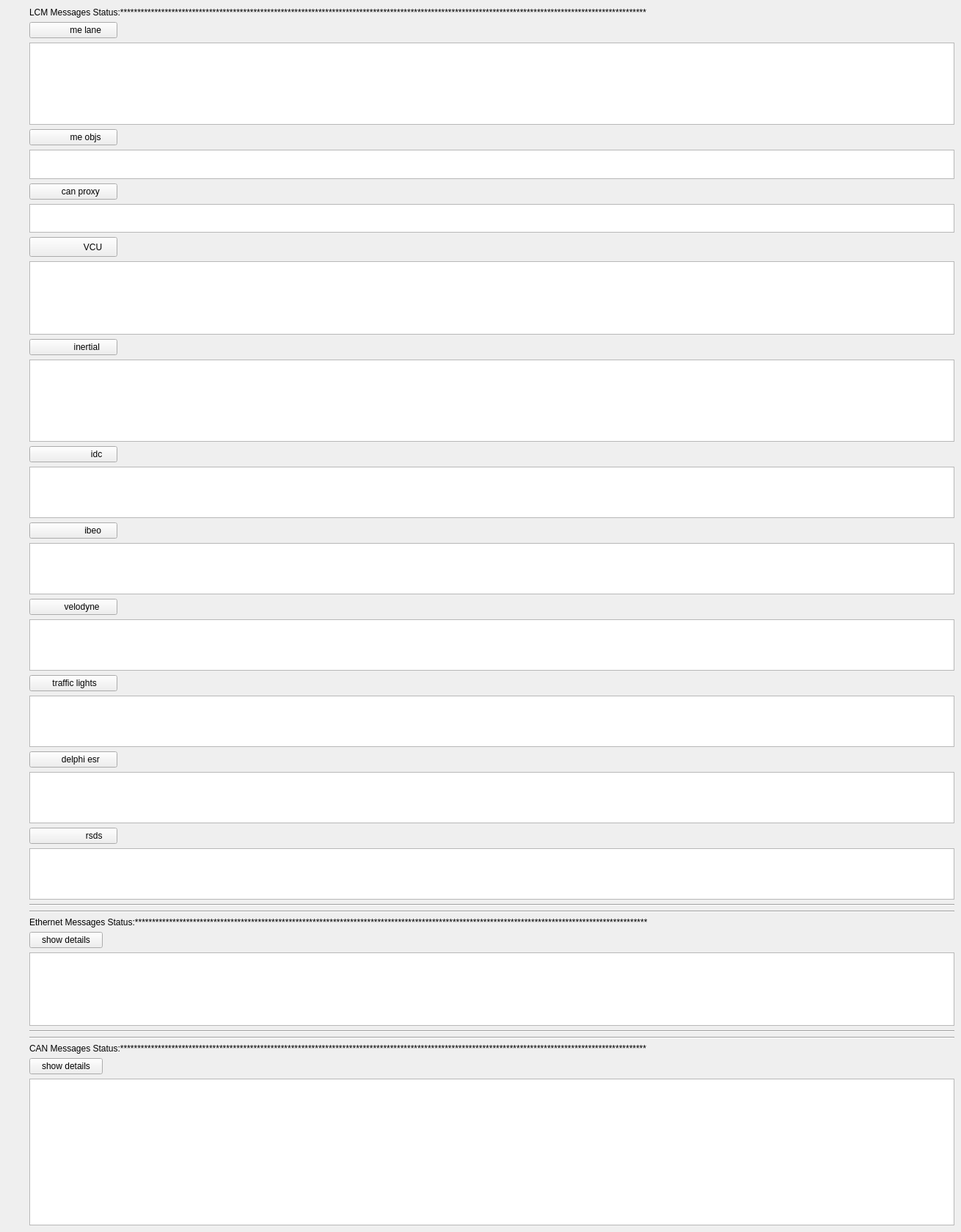
      <widget class="QWidget" name="tab_2">
       <attribute name="title">
        <string>System Status</string>
       </attribute>
       <widget class="QWidget" name="gridLayoutWidget_2">
        <property name="geometry">
         <rect>
          <x>40</x>
          <y>10</y>
          <width>1261</width>
          <height>1660</height>
         </rect>
        </property>
        <layout class="QGridLayout" name="gridLayout_5">
         <item row="7" column="0" colspan="2">
          <layout class="QHBoxLayout" name="horizontalLayout_12">
           <item>
            <widget class="QTableView" name="tableView_ethernet">
             <property name="minimumSize">
              <size>
               <width>1250</width>
               <height>100</height>
              </size>
             </property>
             <property name="maximumSize">
              <size>
               <width>2000</width>
               <height>100</height>
              </size>
             </property>
            </widget>
           </item>
          </layout>
         </item>
         <item row="8" column="0" colspan="2">
          <widget class="Line" name="line_5">
           <property name="orientation">
            <enum>Qt::Horizontal</enum>
           </property>
          </widget>
         </item>
         <item row="12" column="0" colspan="2">
          <widget class="QTableView" name="tableView_can_Message">
           <property name="sizePolicy">
            <sizepolicy hsizetype="Expanding" vsizetype="Expanding">
             <horstretch>0</horstretch>
             <verstretch>0</verstretch>
            </sizepolicy>
           </property>
           <property name="minimumSize">
            <size>
             <width>1250</width>
             <height>200</height>
            </size>
           </property>
           <property name="maximumSize">
            <size>
             <width>2000</width>
             <height>200</height>
            </size>
           </property>
          </widget>
         </item>
         <item row="13" column="0">
          <spacer name="verticalSpacer_3">
           <property name="orientation">
            <enum>Qt::Vertical</enum>
           </property>
           <property name="sizeHint" stdset="0">
            <size>
             <width>20</width>
             <height>40</height>
            </size>
           </property>
          </spacer>
         </item>
         <item row="2" column="0" colspan="2">
          <layout class="QGridLayout" name="gridLayout_3">
           <item row="8" column="0">
            <widget class="QPushButton" name="pushButton_ins">
             <property name="sizePolicy">
              <sizepolicy hsizetype="Fixed" vsizetype="Fixed">
               <horstretch>0</horstretch>
               <verstretch>0</verstretch>
              </sizepolicy>
             </property>
             <property name="maximumSize">
              <size>
               <width>120</width>
               <height>27</height>
              </size>
             </property>
             <property name="text">
              <string>           inertial</string>
             </property>
             <property name="checkable">
              <bool>true</bool>
             </property>
            </widget>
           </item>
           <item row="0" column="0">
            <widget class="QPushButton" name="pushButton_lane">
             <property name="sizePolicy">
              <sizepolicy hsizetype="Fixed" vsizetype="Fixed">
               <horstretch>0</horstretch>
               <verstretch>0</verstretch>
              </sizepolicy>
             </property>
             <property name="maximumSize">
              <size>
               <width>120</width>
               <height>27</height>
              </size>
             </property>
             <property name="text">
              <string>          me lane</string>
             </property>
             <property name="checkable">
              <bool>true</bool>
             </property>
            </widget>
           </item>
           <item row="12" column="0">
            <widget class="QPushButton" name="pushButton_ibeo">
             <property name="sizePolicy">
              <sizepolicy hsizetype="Fixed" vsizetype="Fixed">
               <horstretch>0</horstretch>
               <verstretch>0</verstretch>
              </sizepolicy>
             </property>
             <property name="maximumSize">
              <size>
               <width>120</width>
               <height>27</height>
              </size>
             </property>
             <property name="text">
              <string>                ibeo</string>
             </property>
             <property name="checkable">
              <bool>true</bool>
             </property>
            </widget>
           </item>
           <item row="7" column="0" colspan="2">
            <widget class="QTableView" name="tableView_vcu">
             <property name="maximumSize">
              <size>
               <width>16777215</width>
               <height>180</height>
              </size>
             </property>
            </widget>
           </item>
           <item row="16" column="0">
            <widget class="QPushButton" name="pushButton_tsr">
             <property name="sizePolicy">
              <sizepolicy hsizetype="Fixed" vsizetype="Fixed">
               <horstretch>0</horstretch>
               <verstretch>0</verstretch>
              </sizepolicy>
             </property>
             <property name="maximumSize">
              <size>
               <width>120</width>
               <height>27</height>
              </size>
             </property>
             <property name="text">
              <string> traffic lights</string>
             </property>
             <property name="checkable">
              <bool>true</bool>
             </property>
            </widget>
           </item>
           <item row="20" column="0">
            <widget class="QPushButton" name="pushButton_rsds">
             <property name="sizePolicy">
              <sizepolicy hsizetype="Fixed" vsizetype="Fixed">
               <horstretch>0</horstretch>
               <verstretch>0</verstretch>
              </sizepolicy>
             </property>
             <property name="maximumSize">
              <size>
               <width>120</width>
               <height>27</height>
              </size>
             </property>
             <property name="text">
              <string>                 rsds</string>
             </property>
             <property name="checkable">
              <bool>true</bool>
             </property>
            </widget>
           </item>
           <item row="2" column="0">
            <widget class="QPushButton" name="pushButton_meobj">
             <property name="sizePolicy">
              <sizepolicy hsizetype="Fixed" vsizetype="Fixed">
               <horstretch>0</horstretch>
               <verstretch>0</verstretch>
              </sizepolicy>
             </property>
             <property name="maximumSize">
              <size>
               <width>120</width>
               <height>27</height>
              </size>
             </property>
             <property name="text">
              <string>          me objs</string>
             </property>
             <property name="checkable">
              <bool>true</bool>
             </property>
            </widget>
           </item>
           <item row="4" column="0">
            <widget class="QPushButton" name="pushButton_canprocy">
             <property name="sizePolicy">
              <sizepolicy hsizetype="Fixed" vsizetype="Fixed">
               <horstretch>0</horstretch>
               <verstretch>0</verstretch>
              </sizepolicy>
             </property>
             <property name="maximumSize">
              <size>
               <width>120</width>
               <height>27</height>
              </size>
             </property>
             <property name="text">
              <string>      can proxy</string>
             </property>
             <property name="checkable">
              <bool>true</bool>
             </property>
            </widget>
           </item>
           <item row="1" column="0" colspan="2">
            <widget class="QTableView" name="tableView_melane">
             <property name="sizePolicy">
              <sizepolicy hsizetype="Expanding" vsizetype="Expanding">
               <horstretch>0</horstretch>
               <verstretch>0</verstretch>
              </sizepolicy>
             </property>
             <property name="minimumSize">
              <size>
               <width>0</width>
               <height>0</height>
              </size>
             </property>
             <property name="maximumSize">
              <size>
               <width>16777215</width>
               <height>200</height>
              </size>
             </property>
            </widget>
           </item>
           <item row="15" column="0" colspan="2">
            <widget class="QTableView" name="tableView_velodyne">
             <property name="maximumSize">
              <size>
               <width>16777215</width>
               <height>120</height>
              </size>
             </property>
            </widget>
           </item>
           <item row="18" column="0">
            <widget class="QPushButton" name="pushButton_esr">
             <property name="maximumSize">
              <size>
               <width>120</width>
               <height>27</height>
              </size>
             </property>
             <property name="text">
              <string>      delphi esr</string>
             </property>
             <property name="checkable">
              <bool>true</bool>
             </property>
            </widget>
           </item>
           <item row="10" column="0">
            <widget class="QPushButton" name="pushButton_idc">
             <property name="sizePolicy">
              <sizepolicy hsizetype="Fixed" vsizetype="Fixed">
               <horstretch>0</horstretch>
               <verstretch>0</verstretch>
              </sizepolicy>
             </property>
             <property name="maximumSize">
              <size>
               <width>120</width>
               <height>27</height>
              </size>
             </property>
             <property name="text">
              <string>                   idc</string>
             </property>
             <property name="checkable">
              <bool>true</bool>
             </property>
            </widget>
           </item>
           <item row="6" column="0">
            <widget class="QPushButton" name="pushButton_vcu">
             <property name="sizePolicy">
              <sizepolicy hsizetype="Fixed" vsizetype="Fixed">
               <horstretch>0</horstretch>
               <verstretch>0</verstretch>
              </sizepolicy>
             </property>
             <property name="minimumSize">
              <size>
               <width>120</width>
               <height>27</height>
              </size>
             </property>
             <property name="maximumSize">
              <size>
               <width>120</width>
               <height>27</height>
              </size>
             </property>
             <property name="text">
              <string>                VCU</string>
             </property>
             <property name="checkable">
              <bool>true</bool>
             </property>
            </widget>
           </item>
           <item row="14" column="0">
            <widget class="QPushButton" name="pushButton_velodyne">
             <property name="sizePolicy">
              <sizepolicy hsizetype="Fixed" vsizetype="Fixed">
               <horstretch>0</horstretch>
               <verstretch>0</verstretch>
              </sizepolicy>
             </property>
             <property name="maximumSize">
              <size>
               <width>120</width>
               <height>27</height>
              </size>
             </property>
             <property name="text">
              <string>       velodyne</string>
             </property>
             <property name="checkable">
              <bool>true</bool>
             </property>
            </widget>
           </item>
           <item row="9" column="0" colspan="2">
            <widget class="QTableView" name="tableView_inertial">
             <property name="maximumSize">
              <size>
               <width>16777215</width>
               <height>400</height>
              </size>
             </property>
            </widget>
           </item>
           <item row="17" column="0" colspan="2">
            <widget class="QTableView" name="tableView_tsr">
             <property name="maximumSize">
              <size>
               <width>16777215</width>
               <height>120</height>
              </size>
             </property>
            </widget>
           </item>
           <item row="3" column="0" colspan="2">
            <widget class="QTableView" name="tableView_meobs">
             <property name="sizePolicy">
              <sizepolicy hsizetype="Expanding" vsizetype="Expanding">
               <horstretch>0</horstretch>
               <verstretch>0</verstretch>
              </sizepolicy>
             </property>
             <property name="minimumSize">
              <size>
               <width>0</width>
               <height>20</height>
              </size>
             </property>
             <property name="maximumSize">
              <size>
               <width>16777215</width>
               <height>120</height>
              </size>
             </property>
            </widget>
           </item>
           <item row="19" column="0" colspan="2">
            <widget class="QTableView" name="tableView_esr">
             <property name="maximumSize">
              <size>
               <width>16777215</width>
               <height>120</height>
              </size>
             </property>
            </widget>
           </item>
           <item row="13" column="0" colspan="2">
            <widget class="QTableView" name="tableView_ibeo">
             <property name="maximumSize">
              <size>
               <width>16777215</width>
               <height>120</height>
              </size>
             </property>
            </widget>
           </item>
           <item row="21" column="0" colspan="2">
            <widget class="QTableView" name="tableView_rsds">
             <property name="maximumSize">
              <size>
               <width>16777215</width>
               <height>120</height>
              </size>
             </property>
            </widget>
           </item>
           <item row="11" column="0" colspan="2">
            <widget class="QTableView" name="tableView_idc">
             <property name="maximumSize">
              <size>
               <width>16777215</width>
               <height>120</height>
              </size>
             </property>
            </widget>
           </item>
           <item row="5" column="0" colspan="2">
            <widget class="QTableView" name="tableView_can2proxy">
             <property name="sizePolicy">
              <sizepolicy hsizetype="Expanding" vsizetype="Expanding">
               <horstretch>0</horstretch>
               <verstretch>0</verstretch>
              </sizepolicy>
             </property>
             <property name="minimumSize">
              <size>
               <width>0</width>
               <height>20</height>
              </size>
             </property>
             <property name="maximumSize">
              <size>
               <width>16777215</width>
               <height>120</height>
              </size>
             </property>
            </widget>
           </item>
          </layout>
         </item>
         <item row="10" column="0" colspan="2">
          <widget class="QLabel" name="label_3">
           <property name="text">
            <string>CAN Messages Status:**********************************************************************************************************************************************************</string>
           </property>
          </widget>
         </item>
         <item row="1" column="0" colspan="2">
          <widget class="QLabel" name="label_2">
           <property name="text">
            <string>LCM Messages Status:**********************************************************************************************************************************************************</string>
           </property>
          </widget>
         </item>
         <item row="9" column="0" colspan="2">
          <widget class="Line" name="line_6">
           <property name="orientation">
            <enum>Qt::Horizontal</enum>
           </property>
          </widget>
         </item>
         <item row="3" column="0" colspan="2">
          <widget class="Line" name="line_3">
           <property name="orientation">
            <enum>Qt::Horizontal</enum>
           </property>
          </widget>
         </item>
         <item row="5" column="0" colspan="2">
          <widget class="QLabel" name="label_4">
           <property name="text">
            <string>Ethernet Messages Status:******************************************************************************************************************************************************</string>
           </property>
          </widget>
         </item>
         <item row="6" column="0">
          <widget class="QPushButton" name="pushButton_detail_ethernet">
           <property name="maximumSize">
            <size>
             <width>100</width>
             <height>30</height>
            </size>
           </property>
           <property name="text">
            <string>show details</string>
           </property>
           <property name="checkable">
            <bool>true</bool>
           </property>
          </widget>
         </item>
         <item row="4" column="0" colspan="2">
          <widget class="Line" name="line_4">
           <property name="orientation">
            <enum>Qt::Horizontal</enum>
           </property>
          </widget>
         </item>
         <item row="11" column="0">
          <widget class="QPushButton" name="pushButton_detail_can">
           <property name="maximumSize">
            <size>
             <width>100</width>
             <height>30</height>
            </size>
           </property>
           <property name="text">
            <string>show details</string>
           </property>
           <property name="checkable">
            <bool>true</bool>
           </property>
          </widget>
         </item>
        </layout>
       </widget>
      </widget>
